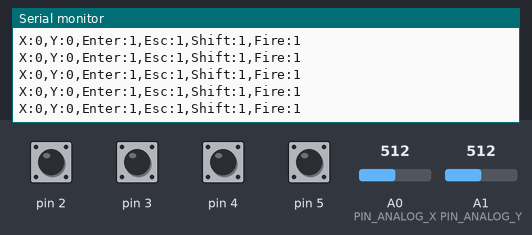
The sketch below on a simulated Arduino Uno, built with avr-gcc and run on an emulated ATmega328P. On the bench: the last lines printed to the serial monitor. The test bench sets the inputs (shaded band); at power-on: pin 2–5 HIGH, A0 (PIN_ANALOG_X) = 512, A1 (PIN_ANALOG_Y) = 512.

Above: at 5.7 s.
5.8 s: A0 (PIN_ANALOG_X) set to 626
At 5.86 s:
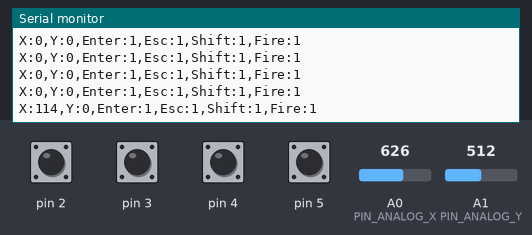
8.8 s: A0 (PIN_ANALOG_X) set to 605
At 8.89 s:
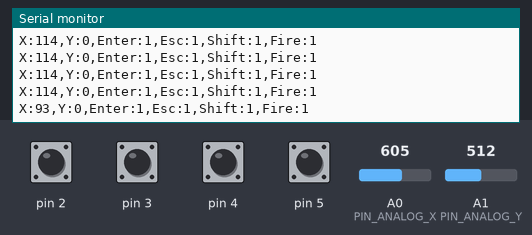
Timing chart, 0 to 11.8 s (numbered marks = the images above; inputs shaded):
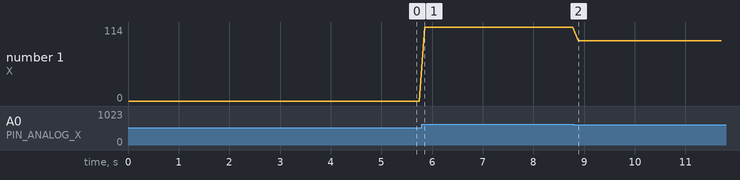

Measured:
- after the input at 5.8 s, the serial monitor: prints a new line after 0.05 s (image 1)
- after the input at 8.8 s, the serial monitor: prints a new line after 0.08 s (image 2)
- plotted number 1: 0 → 114 after the input at 5.8 s, 114 → 93 after the input at 8.8 s

The sketch:

BlueToothController.ino
```cpp
#include "Controller.h"

#define PIN_ANALOG_X A0
#define PIN_ANALOG_Y A1
#define DEADZONE 2
#define BUTTON_UP 2
#define BUTTON_RIGHT 3
#define BUTTON_DOWN 4
#define BUTTON_LEFT 5
#define BUTTON_E 6
#define BUTTON_F 7

Controller controller(PIN_ANALOG_X, PIN_ANALOG_Y, DEADZONE, BUTTON_UP, BUTTON_RIGHT, BUTTON_DOWN, BUTTON_LEFT, BUTTON_E, BUTTON_F);

void setup() {
  Serial.begin(9600);
  controller.setup();
}

void loop() {
  controller.update();

  int x = controller.getX();
  int y = controller.getY();
  int enter = controller.getButtonState(BUTTON_DOWN);
  int esc = controller.getButtonState(BUTTON_RIGHT);
  int shift = controller.getButtonState(BUTTON_LEFT);
  int fire = controller.getButtonState(BUTTON_UP);

  // Print the joystick and button states in a formatted string
  Serial.print("X:");
  Serial.print(x);
  Serial.print(",Y:");
  Serial.print(y);
  Serial.print(",Enter:");
  Serial.print(enter);
  Serial.print(",Esc:");
  Serial.print(esc);
  Serial.print(",Shift:");
  Serial.print(shift);
  Serial.print(",Fire:");
  Serial.println(fire);

  delay(100);
}
```

Controller.cpp
```cpp
#include "Controller.h"

Controller::Controller(int pinX, int pinY, int deadzone, int buttonUp, int buttonRight, int buttonDown, int buttonLeft, int buttonE, int buttonF) {
  _pinX = pinX;
  _pinY = pinY;
  _deadzone = deadzone;
  _centerSet = false;
  _buttonUp = buttonUp;
  _buttonRight = buttonRight;
  _buttonDown = buttonDown;
  _buttonLeft = buttonLeft;
  _buttonE = buttonE;
  _buttonF = buttonF;
}

void Controller::setup() {
  _centerX = analogRead(_pinX);
  _centerY = analogRead(_pinY);
  _centerSet = true;
  Serial.println("Center set!");

  pinMode(_buttonUp, INPUT_PULLUP);
  pinMode(_buttonRight, INPUT_PULLUP);
  pinMode(_buttonDown, INPUT_PULLUP);
  pinMode(_buttonLeft, INPUT_PULLUP);
  pinMode(_buttonE, INPUT_PULLUP);
  pinMode(_buttonF, INPUT_PULLUP);
}

void Controller::update() {
  _xValue = applyDeadzone(analogRead(_pinX) - _centerX);
  _yValue = applyDeadzone(analogRead(_pinY) - _centerY);
}

void Controller::printDebugValues() {
  Serial.print("X: ");
  Serial.print(_xValue);
  Serial.print(" | Y: ");
  Serial.print(_yValue);

  Serial.print("Up: ");
  Serial.print(digitalRead(_buttonUp));
  Serial.print(" | Right: ");
  Serial.print(digitalRead(_buttonRight));
  Serial.print(" | Down: ");
  Serial.print(digitalRead(_buttonDown));
  Serial.print(" | Left: ");
  Serial.print(digitalRead(_buttonLeft));
  Serial.print(" | E: ");
  Serial.print(digitalRead(_buttonE));
  Serial.print(" | F: ");
  Serial.println(digitalRead(_buttonF));
}

int Controller::applyDeadzone(int value) {
  return (abs(value) < _deadzone) ? 0 : value;
}

int Controller::getX() {
  return _xValue;
}

int Controller::getY() {
  return _yValue;
}

int Controller::getButtonState(int buttonPin) {
  return digitalRead(buttonPin);
}
```

Controller.h
```cpp
// Ensure the header file is included only once in the compilation process
#ifndef Controller_h
#define Controller_h

#include "Arduino.h"  // Include the main Arduino header

// Define the Controller class
class Controller {
  public:
    // Constructor: Initializes the controller with joystick pins, deadzone, and button pins
    Controller(int pinX, int pinY, int deadzone, int buttonUp, int buttonRight, int buttonDown, int buttonLeft, int buttonE, int buttonF);

    // Setup function to initialize joystick center values and button pins
    void setup();

    // Update function to read the current state of the joystick and buttons
    void update();

    // Function to print debug values of joystick and buttons to the Serial monitor
    void printDebugValues();

    // Getter function to get the current X value of the joystick
    int getX();

    // Getter function to get the current Y value of the joystick
    int getY();

    // Getter function to get the state of a specific button
    int getButtonState(int buttonPin);

  private:
    // Private variables to store joystick pins, deadzone value, and center values
    int _pinX, _pinY;  // Joystick analog pin numbers
    int _deadzone;     // Deadzone value for joystick
    int _centerX, _centerY;  // Center values for the joystick
    bool _centerSet;   // Flag to check if center is set

    // Button pin numbers
    int _buttonUp, _buttonRight, _buttonDown, _buttonLeft, _buttonE, _buttonF;

    // Current joystick values
    int _xValue, _yValue;

    // Private method to apply deadzone to a joystick value
    int applyDeadzone(int value);
};

#endif  // End of the header guard
```
